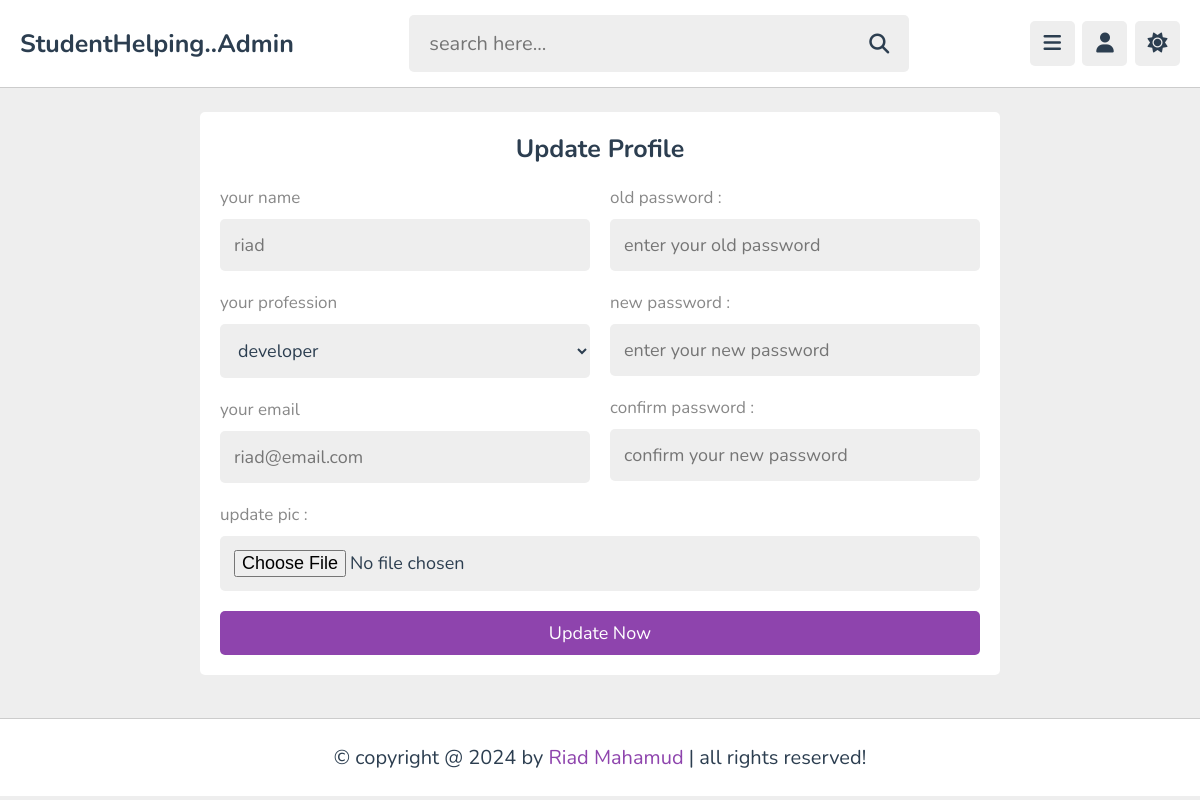
Page /admin/update.php (signed in) on the committed database.
### tables this page shows
CREATE TABLE `tutors` (
  `id` varchar(20) NOT NULL,
  `name` varchar(50) NOT NULL,
  `profession` varchar(50) NOT NULL,
  `email` varchar(50) NOT NULL,
  `password` varchar(50) NOT NULL,
  `image` varchar(100) NOT NULL
);

### admin/update.php (the view, shortened to what this page needs)
<?php
   include '../components/connect.php';
?>
<!DOCTYPE html>
<html lang="en">
<head>
   <link rel="stylesheet" href="https://cdnjs.cloudflare.com/ajax/libs/font-awesome/6.2.0/css/all.min.css">
   <link rel="stylesheet" href="../css/admin_style.css">
</head>
<body>
<?php include '../components/admin_header.php'; ?>
<section class="form-container" style="min-height: calc(100vh - 19rem);">
   <form class="register" action="" method="post" enctype="multipart/form-data">
      <h3>update profile</h3>
      <div class="flex">
         <div class="col">
            <p>your name </p>
            <input type="text" name="name" placeholder="<?= $fetch_profile['name']; ?>" maxlength="50"  class="box">
            <p>your profession </p>
            <select name="profession" class="box">
               <option value="" selected><?= $fetch_profile['profession']; ?></option>
            </select>
            <p>your email </p>
            <input type="email" name="email" placeholder="<?= $fetch_profile['email']; ?>" maxlength="20"  class="box">
         </div>
         <div class="col">
            <p>old password :</p>
            <input type="password" name="old_pass" placeholder="enter your old password" maxlength="20"  class="box">
            <p>new password :</p>
            <input type="password" name="new_pass" placeholder="enter your new password" maxlength="20"  class="box">
            <p>confirm password :</p>
            <input type="password" name="cpass" placeholder="confirm your new password" maxlength="20"  class="box">
         </div>
      </div>
      <p>update pic :</p>
      <input type="file" name="image" accept="image/*"  class="box">
      <input type="submit" name="submit" value="update now" class="btn">
   </form>
</section>
<?php include '../components/footer.php'; ?>
</body>
</html>

### css/admin_style.css (style rules this page uses)
:root { --main-color:#8e44ad; --red:#e74c3c; --oragen:#f39c12; --white:#fff; --black:#2c3e50; --light-color:#888; --light-bg:#eee; --border:.1rem solid rgba(0,0,0,.2); }
* { font-family: 'Nunito', sans-serif; margin: 0; padding: 0; box-sizing: border-box; outline: none; border: none; text-decoration: none; }
html { font-size: 62.5%; overflow-x: hidden; }
body { background-color: var(--light-bg); padding-left: 30rem; }
section { padding:2rem; max-width: 1200px; margin: 0 auto; }
.btn, .option-btn, .delete-btn, .inline-btn, .inline-option-btn, .inline-delete-btn { border-radius: .5rem; padding: 1rem 3rem; font-size: 1.8rem; color: #fff; margin-top: 1rem; text-transform: capitalize; cursor: pointer; text-align: center; }
.btn, .option-btn, .delete-btn { display: block; width: 100%; }
.btn, .inline-btn { background-color: var(--main-color); }
.form-container { display: flex; align-items: center; justify-content: center; min-height: 100vh; }
.form-container form { background-color: var(--white); border-radius: .5rem; padding: 2rem; }
.form-container .register { width: 80rem; }
.form-container form h3 { text-align: center; font-size: 2.5rem; margin-bottom: 1rem; color: var(--black); text-transform: capitalize; }
.form-container form p { padding-top: 1rem; font-size: 1.7rem; color: var(--light-color); }
.form-container form .box { width: 100%; border-radius: .5rem; margin: 1rem 0; font-size: 1.8rem; color: var(--black); padding: 1.4rem; background-color: var(--light-bg); }
.form-container .flex { display: flex; gap: 2rem; }
.form-container .flex .col { flex: 1 1 25rem; }
@media (max-width:1200px) { body { padding-left: 0; } }

### rows in the picture
tutors: name "riad", profession "developer", email "riad@email.com"
